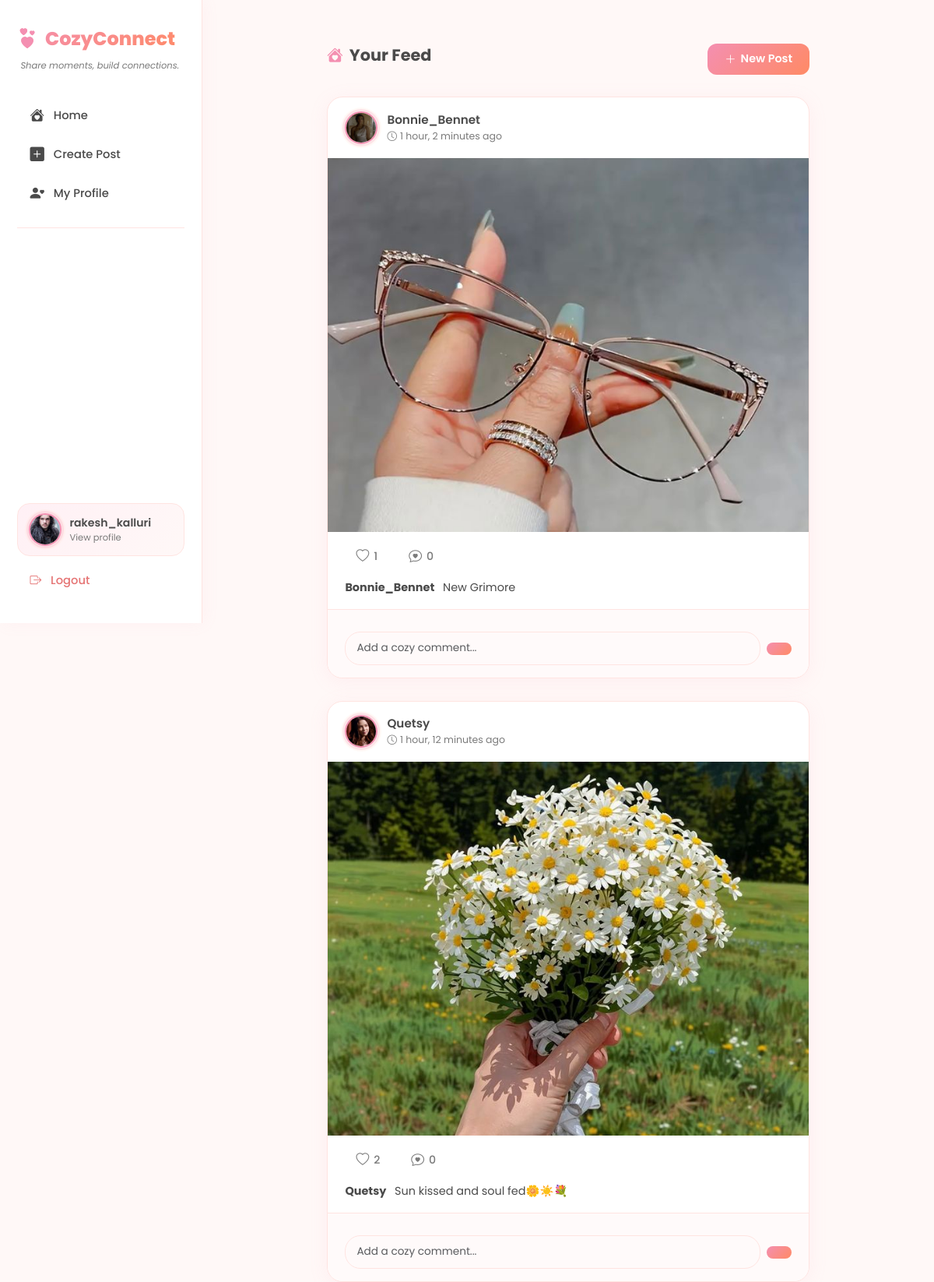
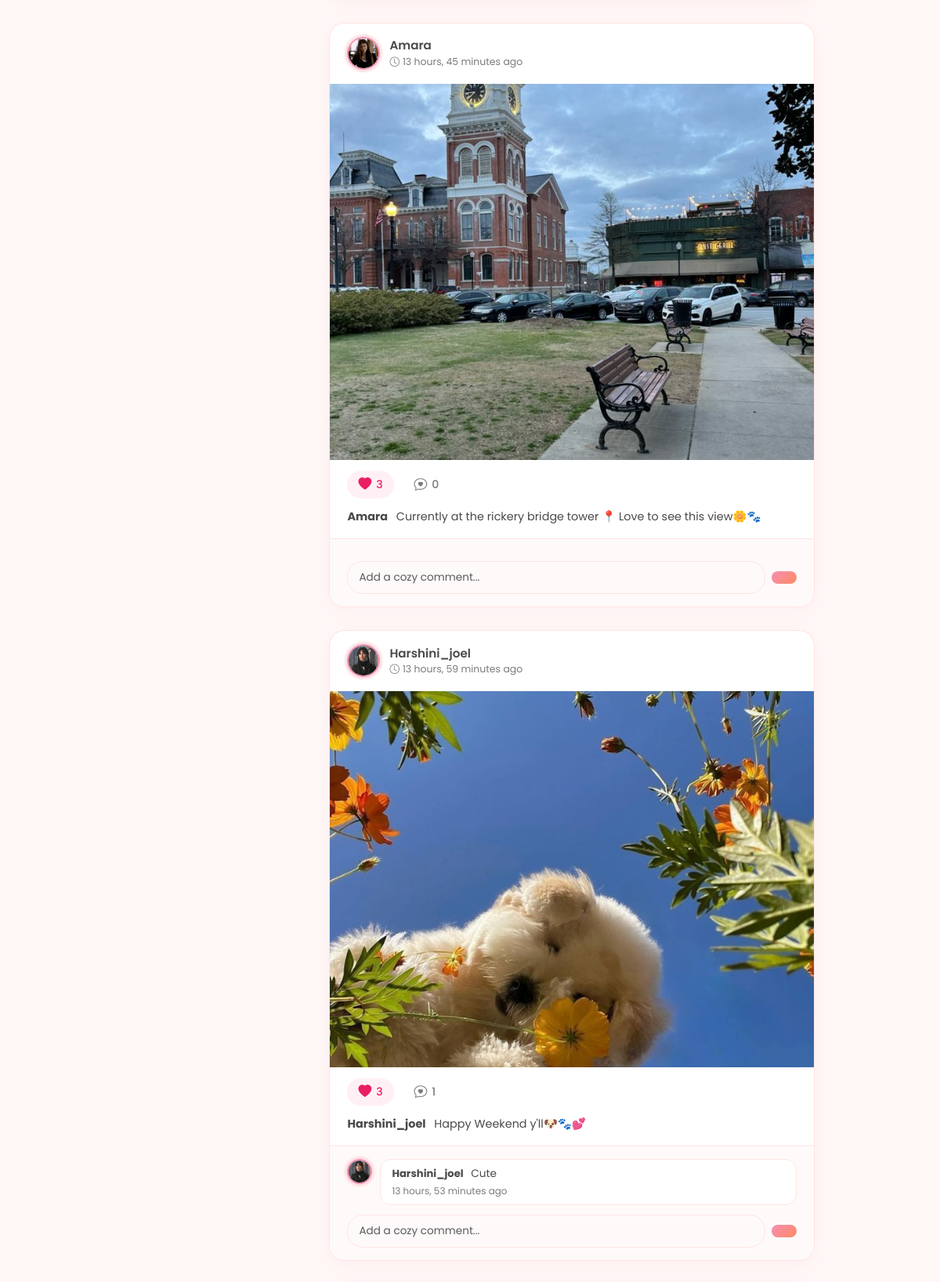
/feed/ (signed in, upper part), run on the app's committed database (2 pictures, top to bottom).
### social/models.py (models this page shows, shortened)
class Profile(models.Model):
    user = models.OneToOneField(
        User,
        on_delete=models.CASCADE,
        related_name='profile'
    )
    bio = models.TextField(max_length=300, blank=True)
    avatar = models.ImageField(
        upload_to='avatars/',
        default='avatars/default.png',
        blank=True
    )

class Post(models.Model):
    author = models.ForeignKey(
        User,
        on_delete=models.CASCADE,
        related_name='posts'
    )
    caption = models.TextField(max_length=500, blank=True)
    image = models.ImageField(
        upload_to='posts/',
        blank=True,
        null=True
    )
    created_at = models.DateTimeField(auto_now_add=True)
    class Meta:
        ordering = ['-created_at']
    def get_likes_count(self):
        return Like.objects.filter(post=self).count()
    def get_comments_count(self):
        return Comment.objects.filter(post=self).count()

class Comment(models.Model):
    author = models.ForeignKey(
        User,
        on_delete=models.CASCADE,
        related_name='comments'
    )
    post = models.ForeignKey(
        Post,
        on_delete=models.CASCADE,
        related_name='comments'
    )
    content = models.TextField(max_length=300)
    created_at = models.DateTimeField(auto_now_add=True)
    class Meta:
        ordering = ['created_at']

### social/views.py (the view)
# urls.py: path('feed/', views.feed_view, name='feed'),
@login_required(login_url='login')
def feed_view(request):
    posts = Post.objects.all().select_related('author', 'author__profile')
    liked_posts = Like.objects.filter(
        user=request.user
    ).values_list('post_id', flat=True)
    comment_form = CommentForm()
    return render(request, 'social/feed.html', {
        'posts': posts,
        'liked_posts': liked_posts,
        'comment_form': comment_form,
    })

### social/forms.py
class CommentForm(forms.ModelForm):
    class Meta:
        model = Comment
        fields = ['content']
        widgets = {
            'content': forms.TextInput(attrs={
                'placeholder': 'Add a comment...',
                'class': 'form-control',
                'autocomplete': 'off'
            })
        }

### templates/social/feed.html (shortened to what this page needs)
{% extends 'social/base.html' %}
{% block content %}
<div class="content-center">
    <div class="page-header">
        <h5 class="page-title"><i class="bi bi-house-heart-fill me-2" style="color:var(--rose);"></i>Your Feed</h5>
        <a href="{% url 'create_post' %}" class="btn-cozy">
            <i class="bi bi-plus-lg"></i> New Post
        </a>
    </div>
    {% if posts %}
    {% for post in posts %}
    <div class="post-card">
        <div class="post-header">
            <a href="{% url 'profile' username=post.author.username %}" style="text-decoration:none;">
                <div class="avatar-cozy">
                    {% if post.author.profile.avatar %}
                    <img src="{{ post.author.profile.avatar.url }}" alt="avatar">
                    {% else %}
                    <div class="avatar-init">{{ post.author.username|first|upper }}</div>
                    {% endif %}
                </div>
            </a>
            <div>
                <a href="{% url 'profile' username=post.author.username %}"
                    style="font-weight:600;color:var(--text);text-decoration:none;font-size:0.95rem;">
                    {{ post.author.username }}
                </a>
                <div style="font-size:0.78rem;color:var(--muted);">
                    <i class="bi bi-clock me-1"></i>{{ post.created_at|timesince }} ago
                </div>
            </div>
        </div>
        {% if post.image %}
        <img src="{{ post.image.url }}" class="post-image" alt="post">
        {% endif %}
        <div class="post-actions">
            <a href="{% url 'like_post' post.id %}" class="action-btn {% if post.id in liked_posts %}liked{% endif %}">
                <i class="bi {% if post.id in liked_posts %}bi-heart-fill{% else %}bi-heart{% endif %}"></i>
                {{ post.get_likes_count }}
            </a>
            <span class="action-btn">
                <i class="bi bi-chat-heart"></i>
                {{ post.get_comments_count }}
            </span>
        </div>
        {% if post.caption %}
        <div class="post-caption">
            <strong>{{ post.author.username }}</strong> {{ post.caption }}
        </div>
        {% endif %}
        <div class="comments-section">
            {% for comment in post.comments.all %}
            <div class="comment-item">
                <div class="avatar-cozy avatar-sm">
                    {% if comment.author.profile.avatar %}
                    <img src="{{ comment.author.profile.avatar.url }}" alt="avatar">
                    {% else %}
                    <div class="avatar-init">{{ comment.author.username|first|upper }}</div>
                    {% endif %}
                </div>
                <div class="comment-bubble">
                    <strong style="font-size:0.82rem;color:var(--text);">{{ comment.author.username }}</strong>
                    <span style="margin-left:6px;color:var(--text);">{{ comment.content }}</span>
                    <div class="comment-meta">{{ comment.created_at|timesince }} ago</div>
                </div>
            </div>
            {% endfor %}
            <form method="POST" action="{% url 'add_comment' post.id %}" class="comment-form">
                <input type="text" name="content" class="form-control" placeholder="Add a cozy comment..."
                    style="border-radius:20px;font-size:0.85rem;">
                <button type="submit" class="btn-cozy" style="border-radius:20px;padding:8px 16px;white-space:nowrap;">
                </button>
            </form>
        </div>
    </div>
    {% endfor %}
    {% endif %}
</div>
{% endblock %}

### templates/social/base.html (shortened to what this page needs)
<!DOCTYPE html>
<html lang="en">
<head>
    <link href="https://cdn.jsdelivr.net/npm/bootstrap@5.3.0/dist/css/bootstrap.min.css" rel="stylesheet">
    <link href="https://cdn.jsdelivr.net/npm/bootstrap-icons@1.10.5/font/bootstrap-icons.css" rel="stylesheet">
</head>
<body>
    {% if user.is_authenticated %}
    <aside class="sidebar">
        <a href="{% url 'feed' %}" class="sidebar-brand">
            <i class="bi bi-hearts"></i>
            <span>CozyConnect</span>
        </a>
        <p class="sidebar-tagline">Share moments, build connections.</p>
        <nav>
            <a href="{% url 'feed' %}" class="nav-item-custom">
                <i class="bi bi-house-heart-fill"></i>
                <span>Home</span>
            </a>
            <a href="{% url 'create_post' %}" class="nav-item-custom">
                <i class="bi bi-plus-square-fill"></i>
                <span>Create Post</span>
            </a>
            <a href="{% url 'profile' username=request.user.username %}" class="nav-item-custom">
                <i class="bi bi-person-heart"></i>
                <span>My Profile</span>
            </a>
        </nav>
        <div class="sidebar-divider"></div>
        <div class="sidebar-bottom">
            <a href="{% url 'profile' username=request.user.username %}" class="user-pill">
                <div class="avatar-cozy">
                    {% if user.profile.avatar %}
                    <img src="{{ user.profile.avatar.url }}" alt="avatar">
                    {% else %}
                    <div class="avatar-init">{{ user.username|first|upper }}</div>
                    {% endif %}
                </div>
                <div>
                    <div class="user-pill-name">{{ user.username }}</div>
                    <div class="user-pill-sub">View profile</div>
                </div>
            </a>
            <a href="{% url 'logout' %}" class="logout-btn">
                <i class="bi bi-box-arrow-right"></i>
                <span>Logout</span>
            </a>
        </div>
    </aside>
    {% endif %}
    <div
        class="{% if user.is_authenticated %}main-content{% else %}d-flex align-items-center justify-content-center min-vh-100{% endif %}">
        {% block content %}{% endblock %}
    </div>
</body>
</html>

### data on the page
Post: author.profile.avatar (picture), author.username "Bonnie_Bennet", created_at "1 hour, 2 minutes", image (picture), get_likes_count "1", get_comments_count "0", caption "New Grimore"
Post: author.profile.avatar (picture), author.username "Quetsy", created_at "1 hour, 12 minutes", image (picture), get_likes_count "2", get_comments_count "0", caption "Sun kissed and soul fed🌼☀️💐"
Post: author.profile.avatar (picture), author.username "Amara", created_at "13 hours, 45 minutes", image (picture), get_likes_count "3", get_comments_count "0", caption "Currently at the rickery bridge tower 📍 Love to see this view🌼🐾"
Post: author.profile.avatar (picture), author.username "Harshini_joel", created_at "13 hours, 59 minutes", image (picture), get_likes_count "3", get_comments_count "1", caption "Happy Weekend y'll🐶🐾💕"
Comment: author.profile.avatar (picture), author.username "Harshini_joel", content "Cute", created_at "13 hours, 53 minutes"

### other printed values
{{ user.username }} "rakesh_kalluri"
